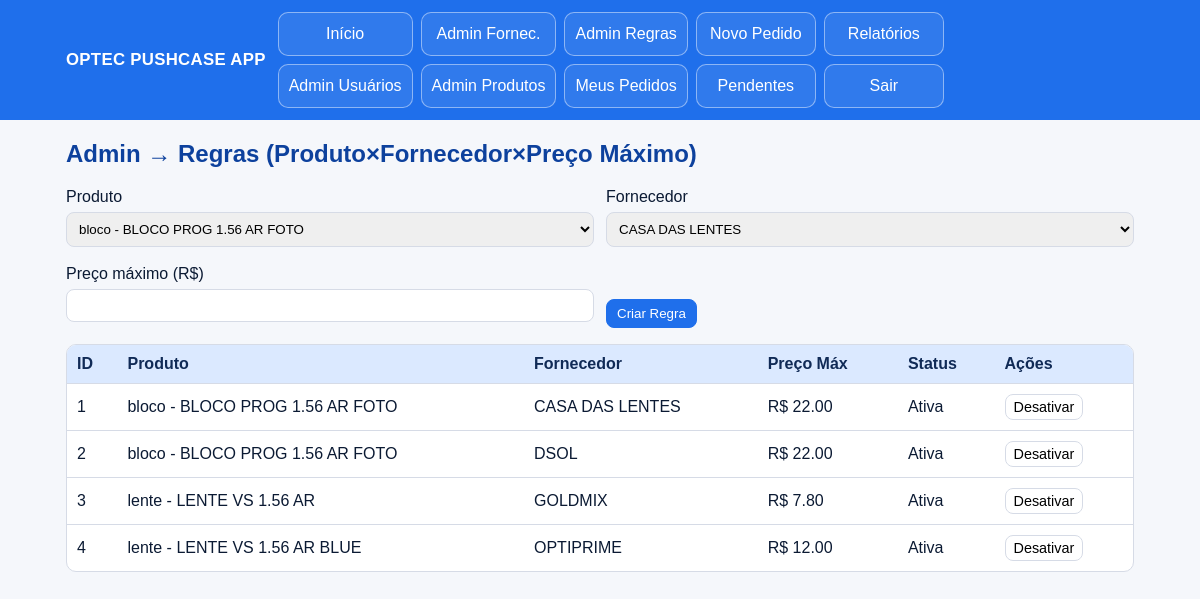
/admin/rules (signed in), run on the app's committed database.
### tables this page shows
CREATE TABLE products (
            id INTEGER PRIMARY KEY AUTOINCREMENT,
            name TEXT NOT NULL,
            code TEXT,
            kind TEXT NOT NULL,
            active INTEGER NOT NULL DEFAULT 1,
            UNIQUE(name, kind)
        );

CREATE TABLE suppliers (
            id INTEGER PRIMARY KEY AUTOINCREMENT,
            name TEXT UNIQUE NOT NULL,
            active INTEGER NOT NULL DEFAULT 1
        );

CREATE TABLE rules (
            id INTEGER PRIMARY KEY AUTOINCREMENT,
            product_id INTEGER NOT NULL,
            supplier_id INTEGER NOT NULL,
            max_price REAL NOT NULL,
            active INTEGER NOT NULL DEFAULT 1,
            FOREIGN KEY(product_id) REFERENCES products(id),
            FOREIGN KEY(supplier_id) REFERENCES suppliers(id),
            UNIQUE(product_id, supplier_id)
        );

### app.py (the view)
@app.route("/admin/rules")
def admin_rules():
    if require_role("admin"): return require_role("admin")
    rules = db_all("""
        SELECT r.id, r.max_price, r.active,
               p.name as product_name, p.kind as product_kind, p.id as product_id,
               s.name as supplier_name, s.id as supplier_id
        FROM rules r
        JOIN products p ON p.id = r.product_id
        JOIN suppliers s ON s.id = r.supplier_id
        ORDER BY p.kind, p.name, s.name
    """)
    products = db_all("SELECT * FROM products WHERE active=1 ORDER BY kind, name")
    suppliers = db_all("SELECT * FROM suppliers WHERE active=1 ORDER BY name")
    return render_template("admin_rules.html", rules=rules, products=products, suppliers=suppliers)

### app.py (called while the page is built)
def db_all(sql, **params):
    with engine.connect() as conn:
        return conn.execute(text(sql), params).mappings().all()

def db_one(sql, **params):
    with engine.connect() as conn:
        return conn.execute(text(sql), params).mappings().first()

def current_user():
    uid = session.get("user_id")
    if not uid:
        return None
    u = db_one("SELECT * FROM users WHERE id=:id", id=uid)
    return u

def require_role(*roles):
    u = current_user()
    if not u or u["role"] not in roles:
        flash("Acesso negado.", "error")
        return redirect(url_for("index"))

@app.context_processor
def inject_globals():
    return {"now": datetime.utcnow(), "role": session.get("role"), "user": current_user(), "app_name": APP_NAME}

### templates/admin_rules.html
{% extends "base.html" %}
{% block content %}
<h2>Admin → Regras (Produto×Fornecedor×Preço Máximo)</h2>
<form method="post" action="{{ url_for('admin_rules_create') }}" class="grid" style="margin-bottom:16px;">
  <div>
    <label>Produto</label>
    <select name="product_id">
      {% for p in products %}
        <option value="{{p.id}}">{{p.kind}} - {{p.name}}</option>
      {% endfor %}
    </select>
  </div>
  <div>
    <label>Fornecedor</label>
    <select name="supplier_id">
      {% for s in suppliers %}
        <option value="{{s.id}}">{{s.name}}</option>
      {% endfor %}
    </select>
  </div>
  <div>
    <label>Preço máximo (R$)</label>
    <input name="max_price" type="number" step="0.01" min="0" required>
  </div>
  <div style="display:flex; align-items:flex-end;">
    <button class="btn primary">Criar Regra</button>
  </div>
</form>
<table>
  <tr><th>ID</th><th>Produto</th><th>Fornecedor</th><th>Preço Máx</th><th>Status</th><th>Ações</th></tr>
  {% for r in rules %}
  <tr>
    <td>{{ r.id }}</td>
    <td>{{ r.product_kind }} - {{ r.product_name }}</td>
    <td>{{ r.supplier_name }}</td>
    <td>R$ {{ '%.2f'|format(r.max_price) }}</td>
    <td>{{ 'Ativa' if r.active else 'Inativa' }}</td>
    <td>
      <form method="post" action="{{ url_for('admin_rules_toggle', rid=r.id) }}" class="inline">
        <button class="btn warn small">{{ 'Desativar' if r.active else 'Ativar' }}</button>
      </form>
    </td>
  </tr>
  {% endfor %}
</table>
{% endblock %}

### templates/base.html (shortened to what this page needs)
<!DOCTYPE html>
<html lang="pt-BR">
<head>
</head>
<body>
  <header>
    <div class="wrap">
      <div class="brand">OPTEC PUSHCASE APP</div>
      <nav class="menu-grid">
        <a href="{{ url_for('index') }}">Início</a>
        {% if not user %}
          <a href="{{ url_for('login') }}">Login</a>
        {% else %}
          {% if role == 'admin' %}
            <a href="{{ url_for('admin_users') }}">Admin Usuários</a>
            <a href="{{ url_for('admin_suppliers') }}">Admin Fornec.</a>
            <a href="{{ url_for('admin_products') }}">Admin Produtos</a>
            <a href="{{ url_for('admin_rules') }}">Admin Regras</a>
          {% endif %}
          {% if role in ['comprador','admin'] %}
            <a href="{{ url_for('compras_lista') }}">Meus Pedidos</a>
            <a href="{{ url_for('compras_novo') }}">Novo Pedido</a>
          {% endif %}
          {% if role in ['pagador','admin'] %}
            <a href="{{ url_for('pagamentos_lista') }}">Pendentes</a>
            <a href="{{ url_for('relatorios_index') }}">Relatórios</a>
          {% endif %}
          <a href="{{ url_for('logout') }}">Sair</a>
        {% endif %}
      </nav>
    </div>
  </header>
  <div class="container">
    {% block content %}{% endblock %}
  </div>
</body>
</html>

### templates/base.html (style rules this page uses)
:root { --azul:#1f6feb; --azul-escuro:#0d419d; --azul-claro:#dbe9ff; --txt:#0b1a33; --cinza:#f5f7fb; --borda:#d6dbe6; }
* { box-sizing:border-box; }
body { font-family: Arial, sans-serif; margin:0; padding:0; background:var(--cinza); color:var(--txt); }
header { background:var(--azul); color:#fff; }
header .wrap { max-width:1100px; margin:0 auto; padding:12px 16px; display:grid; grid-template-columns:auto 1fr; gap:12px; align-items:center; }
.brand { font-weight:bold; font-size:1.05rem; letter-spacing:.3px; white-space:nowrap; }
.menu-grid { display:grid; grid-auto-flow:column dense; grid-template-rows:repeat(2, 44px); grid-auto-columns:minmax(120px, auto); justify-content:start; column-gap:8px; row-gap:8px; align-content:center; }
.menu-grid a { display:grid; place-items:center; background:rgba(255,255,255,.08); border:1px solid rgba(255,255,255,.45); border-radius:10px; color:#fff; text-decoration:none; padding:0 10px; text-align:center; }
.container { max-width:1100px; margin:18px auto; padding:0 16px 24px; }
table { border-collapse:separate; border-spacing:0; width:100%; background:#fff; border:1px solid var(--borda); border-radius:10px; overflow:hidden; }
th, td { border-bottom:1px solid var(--borda); padding:10px; text-align:left; }
th { background:var(--azul-claro); color:#102a56; }
tr:last-child td { border-bottom:none; }
.btn { display:inline-block; padding:6px 10px; border:1px solid var(--borda); border-radius:8px; background:#fff; cursor:pointer; text-decoration:none; }
.btn.primary { background:var(--azul); color:#fff; border-color:var(--azul); }
.btn.small { font-size:0.9em; padding:4px 8px; }
.grid { display:grid; grid-template-columns:1fr 1fr; gap:12px; }
textarea, input, select { width:100%; padding:8px; margin:6px 0; border:1px solid var(--borda); border-radius:8px; }
h2 { color:#0d419d; }

### data on the page
products: product_id "bloco - BLOCO PROG 1.56 AR FOTO", product_kind "bloco" "bloco", product_name "BLOCO PROG 1.56 AR FOTO" "BLOCO PROG 1.56 AR FOTO"
suppliers: supplier_id "CASA DAS LENTES", supplier_name "CASA DAS LENTES"
rules: max_price "22.00"
suppliers: supplier_name "DSOL"
rules: max_price "22.00"
products: product_kind "lente", product_name "LENTE VS 1.56 AR"
suppliers: supplier_name "GOLDMIX"
rules: max_price "7.80"
products: product_kind "lente", product_name "LENTE VS 1.56 AR BLUE"
suppliers: supplier_name "OPTIPRIME"
rules: max_price "12.00"

### other printed values
{{ r.id }} "1" "2" "3" "4"
{{ 'Ativa' if r.active else 'Inativa' }} "Ativa" "Ativa" "Ativa" "Ativa"
{{ 'Desativar' if r.active else 'Ativar' }} "Desativar" "Desativar" "Desativar" "Desativar"
